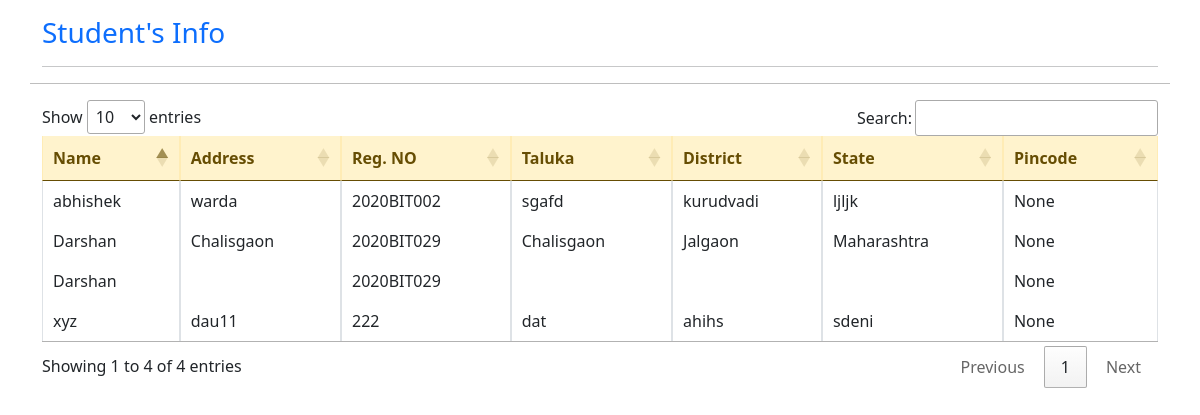
Page /view_data/ on the earlier database version.
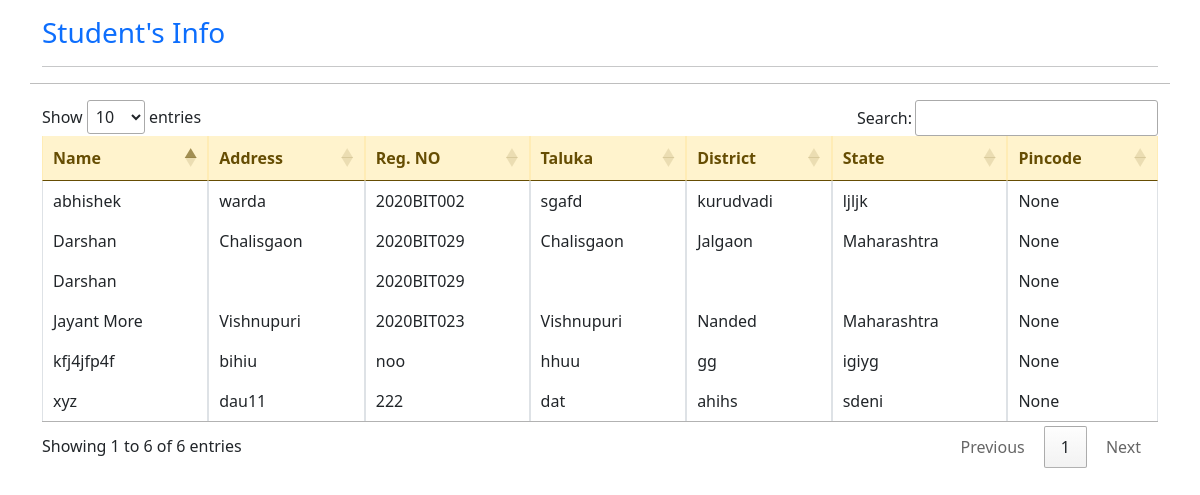
Same page on the later database version.
### home/models.py (models this page shows, shortened)
class Student(models.Model):
  user = models.ForeignKey(User, on_delete=models.CASCADE, null=True,blank=True)
  sname=models.CharField(max_length=20,blank=True,null=True,default="KunXXXX")
  reg_no=models.CharField(max_length=20,blank=True,null=True,default="20XXX00X")
  address=models.CharField(max_length=20,blank=True,null=True,default="Nanded")
  taluka=models.CharField(max_length=20,blank=True,null=True,default="Nanded")
  district=models.CharField(max_length=20,blank=True,null=True)
  state=models.CharField(max_length=20,blank=True,null=True)
  photo = models.ImageField(upload_to='uploads')
  pincode=models.IntegerField(blank=True,null=True)

### home/views.py (the view)
# urls.py: path('view_data/', views.view_data ,name= 'view_data'),
def view_data(request):
  student_data = Student.objects.all()
  student_marks = Marks.objects.all()
  student_feedback = Feedback.objects.all()
  return render(request , 'view.html' , {'student' : student_data , 'marks' : student_marks , 'feedback' : student_feedback})

### template/view.html (shortened to what this page needs)
{% extends 'base.html' %}
{% block body %}
  <hr style="border-top:1px solid #000; clear:both;"/>
  <table id = "table" class = "table table-bordered">
    <thead class="alert-warning">
        <tr>
            <th>Name</th>
            <th>Address</th>
            <th>Reg. NO</th>
            <th>Taluka</th>
            <th>District</th>
            <th>State</th>
            <th>Pincode</th>
        </tr>
    </thead>
    <tbody>
      {% for s in student %}
        <tr>
          <td>   {{ s.sname }} </td>
          <td>   {{ s.address }} </td>
          <td>   {{ s.reg_no }} </td>
          <td>   {{ s.taluka }} </td>
          <td>   {{ s.district }} </td>
          <td>   {{ s.state }} </td>
          <td>   {{ s.pincode }} </td>
        </tr>
       {% endfor %}
    </tbody>
</table>
{% endblock %}

Differences in the rows shown:
added Student: sname "kfj4jfp4f", address "bihiu", reg_no "noo", taluka "hhuu", district "gg", state "igiyg", pincode "None"
added Student: sname "Jayant More", address "Vishnupuri", reg_no "2020BIT023", taluka "Vishnupuri", district "Nanded", state "Maharashtra", pincode "None"
Other differences:
text written by a page script: "Show entries Search: Showing 1 to 4 of 4 entries Previous 1 Next" → "Show entries Search: Showing 1 to 6 of 6 entries Previous 1 Next"
